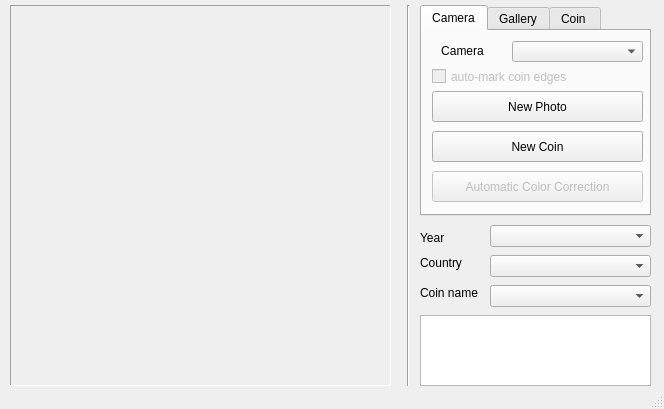
<?xml version="1.0" encoding="UTF-8"?>
<ui version="4.0">
 <class>ImageCollector</class>
 <widget class="QMainWindow" name="ImageCollector">
  <property name="geometry">
   <rect>
    <x>0</x>
    <y>0</y>
    <width>664</width>
    <height>409</height>
   </rect>
  </property>
  <property name="windowTitle">
   <string>MainWindow</string>
  </property>
  <widget class="QWidget" name="centralwidget">
   <widget class="QLabel" name="label_3">
    <property name="geometry">
     <rect>
      <x>420</x>
      <y>255</y>
      <width>49</width>
      <height>16</height>
     </rect>
    </property>
    <property name="text">
     <string>Country</string>
    </property>
   </widget>
   <widget class="Line" name="line_2">
    <property name="geometry">
     <rect>
      <x>400</x>
      <y>5</y>
      <width>16</width>
      <height>381</height>
     </rect>
    </property>
    <property name="orientation">
     <enum>Qt::Vertical</enum>
    </property>
   </widget>
   <widget class="QTabWidget" name="tabWidget">
    <property name="enabled">
     <bool>true</bool>
    </property>
    <property name="geometry">
     <rect>
      <x>420</x>
      <y>5</y>
      <width>231</width>
      <height>211</height>
     </rect>
    </property>
    <property name="currentIndex">
     <number>0</number>
    </property>
    <widget class="QWidget" name="camera_tab">
     <attribute name="title">
      <string>Camera</string>
     </attribute>
     <widget class="QComboBox" name="camera_swich_combo_box">
      <property name="geometry">
       <rect>
        <x>90</x>
        <y>10</y>
        <width>131</width>
        <height>21</height>
       </rect>
      </property>
     </widget>
     <widget class="QLabel" name="label_2">
      <property name="geometry">
       <rect>
        <x>10</x>
        <y>10</y>
        <width>61</width>
        <height>20</height>
       </rect>
      </property>
      <property name="text">
       <string>Camera</string>
      </property>
      <property name="alignment">
       <set>Qt::AlignCenter</set>
      </property>
     </widget>
     <widget class="QPushButton" name="save_photo_button">
      <property name="enabled">
       <bool>true</bool>
      </property>
      <property name="geometry">
       <rect>
        <x>10</x>
        <y>60</y>
        <width>211</width>
        <height>31</height>
       </rect>
      </property>
      <property name="text">
       <string>New Photo</string>
      </property>
      <property name="checkable">
       <bool>false</bool>
      </property>
     </widget>
     <widget class="QCheckBox" name="auto_mark_edges_checkbox">
      <property name="enabled">
       <bool>false</bool>
      </property>
      <property name="geometry">
       <rect>
        <x>10</x>
        <y>30</y>
        <width>221</width>
        <height>31</height>
       </rect>
      </property>
      <property name="text">
       <string>auto-mark coin edges</string>
      </property>
      <property name="checkable">
       <bool>false</bool>
      </property>
     </widget>
     <widget class="QPushButton" name="new_coin_button">
      <property name="enabled">
       <bool>true</bool>
      </property>
      <property name="geometry">
       <rect>
        <x>10</x>
        <y>100</y>
        <width>211</width>
        <height>31</height>
       </rect>
      </property>
      <property name="text">
       <string>New Coin</string>
      </property>
     </widget>
     <widget class="QPushButton" name="color_correction_button">
      <property name="enabled">
       <bool>false</bool>
      </property>
      <property name="geometry">
       <rect>
        <x>10</x>
        <y>140</y>
        <width>211</width>
        <height>31</height>
       </rect>
      </property>
      <property name="text">
       <string>Automatic Color Correction</string>
      </property>
     </widget>
    </widget>
    <widget class="QWidget" name="gallery_tab">
     <attribute name="title">
      <string>Gallery</string>
     </attribute>
     <widget class="QPushButton" name="vertices_reset_button">
      <property name="geometry">
       <rect>
        <x>10</x>
        <y>50</y>
        <width>211</width>
        <height>31</height>
       </rect>
      </property>
      <property name="text">
       <string>Reset Coin Vertices</string>
      </property>
     </widget>
     <widget class="QPushButton" name="next_gallery_photo_button">
      <property name="geometry">
       <rect>
        <x>120</x>
        <y>10</y>
        <width>101</width>
        <height>31</height>
       </rect>
      </property>
      <property name="text">
       <string>Next Photo</string>
      </property>
     </widget>
     <widget class="QPushButton" name="previous_gallery_photo_button">
      <property name="geometry">
       <rect>
        <x>10</x>
        <y>10</y>
        <width>91</width>
        <height>31</height>
       </rect>
      </property>
      <property name="text">
       <string>Previous Photo</string>
      </property>
     </widget>
    </widget>
    <widget class="QWidget" name="coin_tab">
     <attribute name="title">
      <string>Coin </string>
     </attribute>
    </widget>
   </widget>
   <widget class="QComboBox" name="coin_catalog_year_dropbox">
    <property name="geometry">
     <rect>
      <x>490</x>
      <y>225</y>
      <width>161</width>
      <height>22</height>
     </rect>
    </property>
   </widget>
   <widget class="QFrame" name="video_frame">
    <property name="geometry">
     <rect>
      <x>10</x>
      <y>5</y>
      <width>381</width>
      <height>381</height>
     </rect>
    </property>
    <property name="frameShape">
     <enum>QFrame::Panel</enum>
    </property>
    <property name="frameShadow">
     <enum>QFrame::Sunken</enum>
    </property>
    <property name="lineWidth">
     <number>1</number>
    </property>
   </widget>
   <widget class="QLabel" name="label_4">
    <property name="geometry">
     <rect>
      <x>420</x>
      <y>285</y>
      <width>61</width>
      <height>16</height>
     </rect>
    </property>
    <property name="text">
     <string>Coin name</string>
    </property>
   </widget>
   <widget class="QPlainTextEdit" name="plainTextEdit">
    <property name="geometry">
     <rect>
      <x>420</x>
      <y>315</y>
      <width>231</width>
      <height>71</height>
     </rect>
    </property>
    <property name="readOnly">
     <bool>true</bool>
    </property>
    <property name="plainText">
     <string/>
    </property>
   </widget>
   <widget class="QComboBox" name="coin_catalog_country_dropbox">
    <property name="geometry">
     <rect>
      <x>490</x>
      <y>255</y>
      <width>161</width>
      <height>22</height>
     </rect>
    </property>
   </widget>
   <widget class="QComboBox" name="coin_catalog_name_dropbox">
    <property name="geometry">
     <rect>
      <x>490</x>
      <y>285</y>
      <width>161</width>
      <height>22</height>
     </rect>
    </property>
   </widget>
   <widget class="QLabel" name="label">
    <property name="geometry">
     <rect>
      <x>420</x>
      <y>230</y>
      <width>31</width>
      <height>16</height>
     </rect>
    </property>
    <property name="text">
     <string>Year</string>
    </property>
   </widget>
  </widget>
  <widget class="QStatusBar" name="statusbar"/>
 </widget>
 <resources/>
 <connections/>
</ui>
